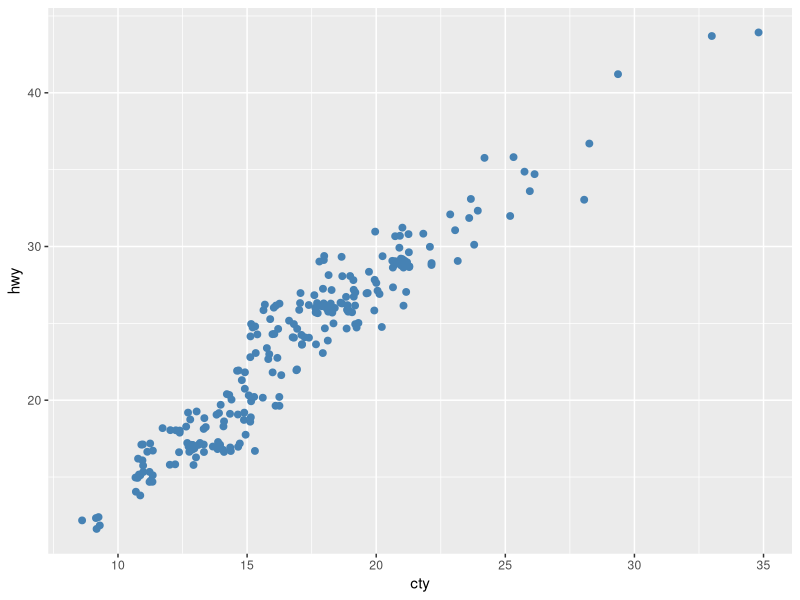
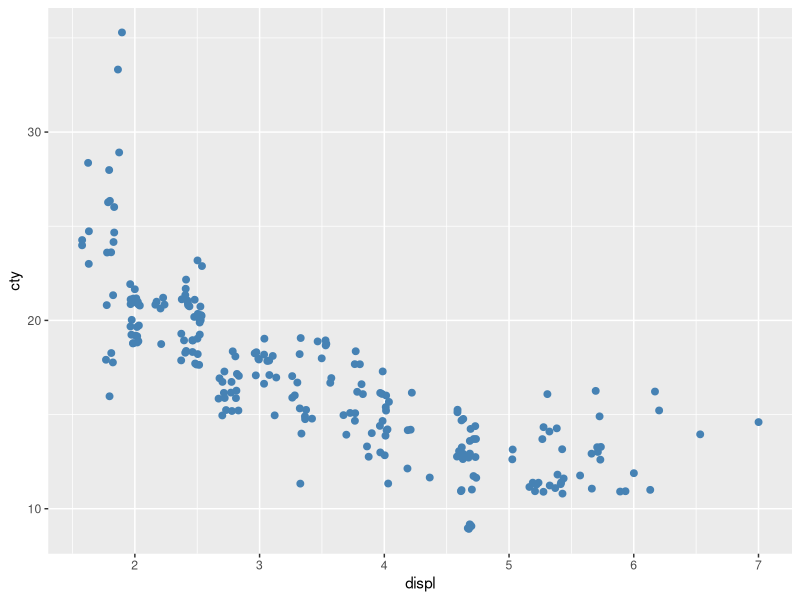

Generate these figures, in order, with R:
# https://twitter.com/data_question

# In ggplot, each component (like: geom_line()) is an object. 
# That means you can assign them to a variable (or create a function) and reuse them.
library(ggplot2)

points = geom_point(position="jitter",
                    color="steelblue",
                    size = 2)
ggplot(mpg,aes(cty,hwy))+points
ggplot(mpg,aes(displ,cty))+points

#Second question:
# What would the following return in #RStats?
FALSE && NA

# Answer
FALSE
# paraphrasing R docs: NA is a valid logical obj. If x or y hv NA, the result of  `x || y` or `x && y` will be NA where the outcome is ambiguous. In other words, NA & FALSE will be false as `&` operation returns TRUE if and only if both statements are TRUE


